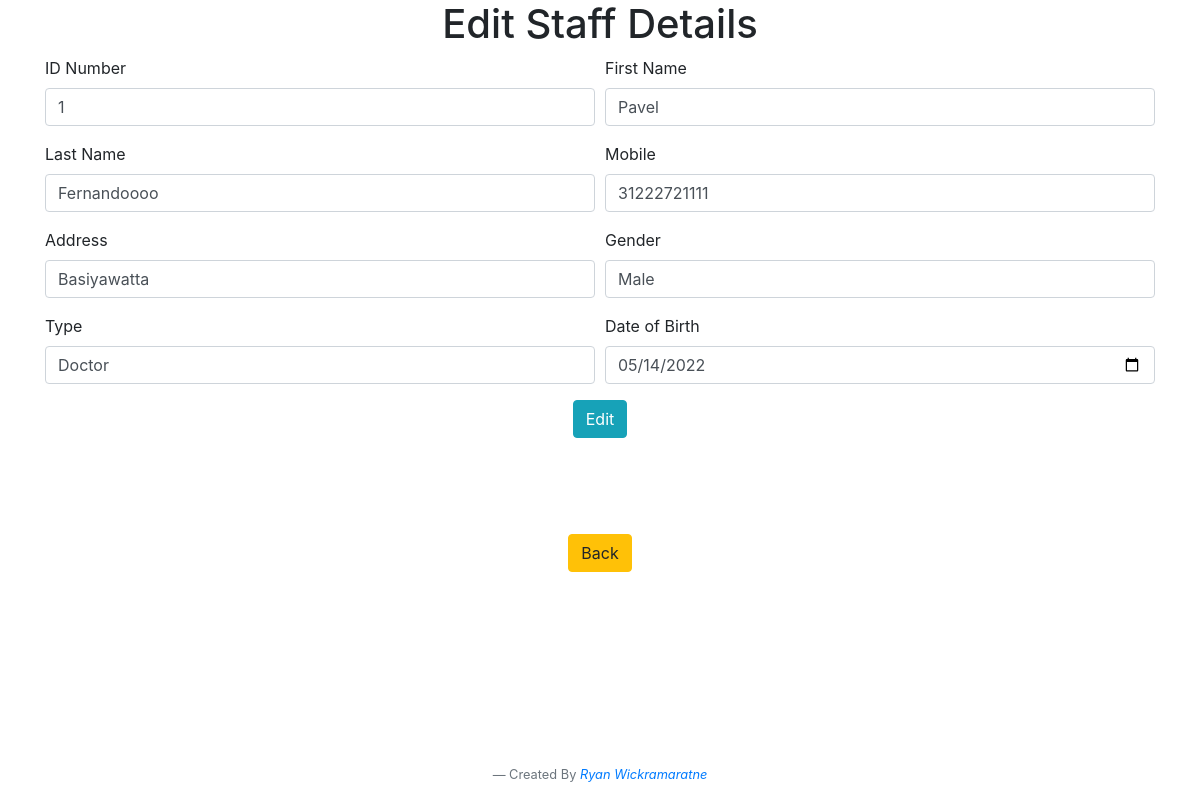
The page /Page_Files/Functions_Staff/Edit_Staff.php?user_id=13 on the database its author committed.
### tables this page shows
CREATE TABLE IF NOT EXISTS `staff` (
  `id` int(10) NOT NULL AUTO_INCREMENT,
  `s_card` varchar(10) NOT NULL,
  `s_f_name` varchar(50) NOT NULL,
  `s_l_name` varchar(50) NOT NULL,
  `s_phone` varchar(20) NOT NULL,
  `s_address` varchar(50) NOT NULL,
  `s_gender` varchar(10) NOT NULL,
  `s_type` varchar(10) NOT NULL,
  `s_dob` varchar(50) NOT NULL,
  PRIMARY KEY (`id`)
);

### Page_Files/Functions_Staff/Edit_Staff.php (the view, shortened to what this page needs)
<?php include "../../header.php"?>
<?php
   if(isset($_GET['user_id']))
    {
      $userid = $_GET['user_id'];
    }
      $query="SELECT * FROM staff WHERE id = $userid ";
      $edit_staff= mysqli_query($conn,$query);
      while($row = mysqli_fetch_assoc($edit_staff))
      {
        $idc = $row['s_card'];
        $fName  = $row['s_f_name'];
        $lName  = $row['s_l_name'];
        $Mobile = $row['s_phone'];
        $Address = $row['s_address'];
        $Gender = $row['s_gender'];
        $Type = $row['s_type'];
        $Dob = $row['s_dob'];
      }
?>
<h1 class="text-center">Edit Staff Details</h1>
  <div class="container ">
    <form action="" method="post">
      <div class="form-row">
        <div class="form-group col-md-6">
          <label for="inputEmail4">ID Number</label>
          <input type="text" class="form-control" name="card_no" value="<?php echo $idc ?>" maxlength="12" required>
        </div>
        <div class="form-group col-md-6">
          <label for="inputPassword4">First Name</label>
          <input type="phone" class="form-control" name="st_fname" value="<?php echo $fName ?>" maxlength="10" required>
        </div>
      </div>
      <div class="form-row">
        <div class="form-group col-md-6">
          <label for="firstname">Last Name</label>
          <input type="text" class="form-control" name="st_lname" value="<?php echo $lName ?>">
        </div>
        <div class="form-group col-md-6">
          <label for="lastname">Mobile</label>
          <input type="text" class="form-control" name="st_mobile" value="<?php echo $Mobile ?>">
        </div>
      </div>
      <div class="form-row">
        <div class="form-group col-md-6">
          <label for="address">Address</label>
          <input type="text" class="form-control" name="st_address" value="<?php echo $Address ?>">
        </div>
        <div class="form-group col-md-6">
          <label for="inputState">Gender</label>
          <select id="inputState" name="st_gender" class="form-control" value="<?php echo $Gender ?>">
            <option selected><?php echo $Gender ?></option>
          </select>
        </div>
      </div>
      <div class="form-row">
        <div class="form-group col-md-6">
          <label for="inputState">Type</label>
          <select id="inputState" name="st_type" class="form-control" value="<?php echo $Type ?>">
            <option selected><?php echo $Type ?></option>
          </select>
        </div>
        <div class="form-group col-md-6">
          <label for="inputPassword4">Date of Birth</label>
          <input type="date" class="form-control" name="st_dob" value="<?php echo $Dob ?>">
        </div>
      </div>
        <div class="col text-center">
          <input type="submit" name="update" class="btn btn-info btn-large" value="Edit">
        </div>
    </form>
  </div>
    <div class="container text-center mt-5">
      <a href="../Staff.php" class="btn btn-warning mt-5"> Back </a>
    <div>
<?php include "../../footer.php" ?>

### rows shown on the page
staff: card_no "1", st_fname "Pavel", st_lname "Fernandoooo", st_mobile "31222721111", st_address "Basiyawatta", st_gender "Male", st_type "Doctor", st_dob "05/14/2022"
